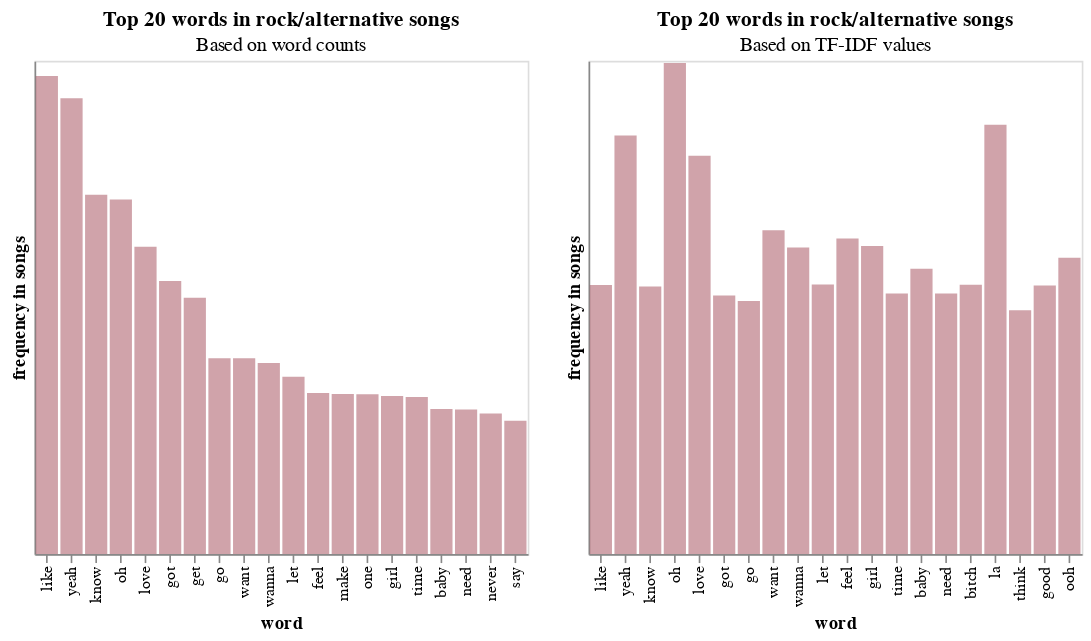

The code cell stored with this chart in its notebook:
### Code cell
rock_bar_charts

### Figure 1 — Vega-Lite specification as saved in the notebook (floating-point values rounded to 4 significant figures)
{"config": {"view": {"continuousWidth": 400, "continuousHeight": 300}}, "hconcat": [{"data": {"name": "data-b69674c1ebcf834b7db65c1bec378616"}, "mark": {"type": "bar", "color": "#a24857", "opacity": 0.5}, "encoding": {"x": {"type": "nominal", "field": "word", "sort": null}, "y": {"type": "quantitative", "axis": {"grid": false, "labels": false, "ticks": false, "title": "frequency in songs"}, "field": "count"}}, "height": 300, "title": {"text": "Top 20 words in rock/alternative songs", "subtitle": "Based on word counts"}, "width": 300}, {"data": {"name": "data-3e6f1daf372f117ff0959e1779957db4"}, "mark": {"type": "bar", "color": "#a24857", "opacity": 0.5}, "encoding": {"x": {"type": "nominal", "field": "word", "sort": ["like", "yeah", "know", "oh", "love", "got", "go", "want", "wanna", "let", "feel", "girl", "time", "baby", "need", "bitch", "la", "think", "good", "ooh"]}, "y": {"type": "quantitative", "axis": {"grid": false, "labels": false, "ticks": false, "title": "frequency in songs"}, "field": "weight"}}, "height": 300, "title": {"text": "Top 20 words in rock/alternative songs", "subtitle": "Based on TF-IDF values"}, "width": 300}], "$schema": "https://vega.github.io/schema/vega-lite/v4.8.1.json", "datasets": {"data-b69674c1ebcf834b7db65c1bec378616": [{"word": "like", "count": 3877, "count_pct": 0.01734}, {"word": "yeah", "count": 3696, "count_pct": 0.01653}, {"word": "know", "count": 2914, "count_pct": 0.01303}, {"word": "oh", "count": 2876, "count_pct": 0.01286}, {"word": "love", "count": 2493, "count_pct": 0.01115}, {"word": "got", "count": 2214, "count_pct": 0.009903}, {"word": "get", "count": 2078, "count_pct": 0.009295}, {"word": "go", "count": 1587, "count_pct": 0.007099}, {"word": "want", "count": 1587, "count_pct": 0.007099}, {"word": "wanna", "count": 1549, "count_pct": 0.006929}, {"word": "let", "count": 1438, "count_pct": 0.006432}, {"word": "feel", "count": 1306, "count_pct": 0.005842}, {"word": "make", "count": 1298, "count_pct": 0.005806}, {"word": "one", "count": 1295, "count_pct": 0.005793}, {"word": "girl", "count": 1281, "count_pct": 0.00573}, {"word": "time", "count": 1274, "count_pct": 0.005699}, {"word": "baby", "count": 1177, "count_pct": 0.005265}, {"word": "need", "count": 1173, "count_pct": 0.005247}, {"word": "never", "count": 1140, "count_pct": 0.005099}, {"word": "say", "count": 1081, "count_pct": 0.004835}], "data-3e6f1daf372f117ff0959e1779957db4": [{"word": "oh", "weight": 5.475}, {"word": "la", "weight": 4.786}, {"word": "yeah", "weight": 4.667}, {"word": "love", "weight": 4.443}, {"word": "want", "weight": 3.61}, {"word": "feel", "weight": 3.52}, {"word": "girl", "weight": 3.436}, {"word": "wanna", "weight": 3.419}, {"word": "ooh", "weight": 3.304}, {"word": "baby", "weight": 3.181}, {"word": "let", "weight": 3.007}, {"word": "bitch", "weight": 3.004}, {"word": "like", "weight": 3.0}, {"word": "good", "weight": 2.994}, {"word": "know", "weight": 2.984}, {"word": "need", "weight": 2.906}, {"word": "time", "weight": 2.905}, {"word": "got", "weight": 2.882}, {"word": "go", "weight": 2.822}, {"word": "think", "weight": 2.717}]}}
